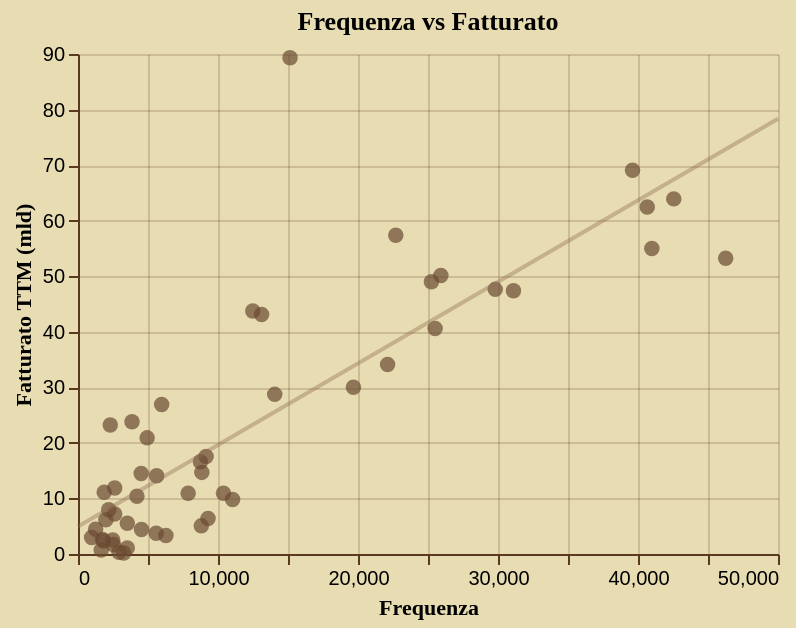

Vega-Lite specification for this chart:
### Vega-Lite specification from a JSON file in a GitHub repository (floating-point values rounded to 4 significant figures)
{"config": {"background": "#e8ddb2", "view": {"stroke": "transparent", "width": 350, "height": 250}, "axis": {"domainColor": "#5a3921", "gridColor": "#5a3921", "gridOpacity": 0.2, "tickColor": "#5a3921", "labelColor": "black", "titleColor": "black", "titleFont": "EB Garamond"}, "legend": {"labelColor": "black", "titleColor": "black", "labelFont": "EB Garamond", "titleFont": "EB Garamond"}, "title": {"color": "black", "font": "EB Garamond"}, "mark": {"color": "#6b4a32", "opacity": 0.8}, "bar": {"color": "#6b4a32", "opacity": 0.8}, "line": {"color": "#6b4a32", "opacity": 0.8}, "area": {"color": "#6b4a32", "opacity": 0.8}, "point": {"color": "#6b4a32", "opacity": 0.8}}, "layer": [{"mark": {"type": "circle", "opacity": 0.7, "size": 60}, "encoding": {"tooltip": [{"field": "tag_name", "title": "Azienda", "type": "nominal"}, {"field": "tag_freq", "format": ",", "title": "Articoli", "type": "quantitative"}, {"field": "revenue_ttm", "format": ",.1f", "title": "Fatturato TTM (mld)", "type": "quantitative"}], "x": {"field": "tag_freq", "title": "Frequenza", "type": "quantitative"}, "y": {"field": "revenue_ttm", "title": "Fatturato TTM (mld)", "type": "quantitative"}}, "title": "Frequenza vs Fatturato"}, {"mark": {"type": "line", "color": "#8e6d54", "opacity": 0.4}, "encoding": {"x": {"field": "tag_freq", "type": "quantitative"}, "y": {"field": "revenue_ttm", "type": "quantitative"}}, "transform": [{"on": "tag_freq", "regression": "revenue_ttm", "extent": [0, 50000]}]}], "data": {"name": "data-9456ef803b7d16f7b25e3614ceeb1ac5"}, "height": 250, "width": 350, "$schema": "https://vega.github.io/schema/vega-lite/v5.20.1.json", "datasets": {"data-9456ef803b7d16f7b25e3614ceeb1ac5": [{"tag_name": "Johnson & Johnson", "revenue_ttm": 89.33, "tag_freq": 15140.0}, {"tag_name": "Roche", "revenue_ttm": 69.08, "tag_freq": 39610.0}, {"tag_name": "Merck", "revenue_ttm": 63.92, "tag_freq": 42560.0}, {"tag_name": "Pfizer", "revenue_ttm": 62.46, "tag_freq": 40660.0}, {"tag_name": "AbbVie", "revenue_ttm": 57.37, "tag_freq": 22700.0}, {"tag_name": "AstraZeneca", "revenue_ttm": 54.98, "tag_freq": 40990.0}, {"tag_name": "Novartis", "revenue_ttm": 53.22, "tag_freq": 46260.0}, {"tag_name": "Bayer", "revenue_ttm": 50.13, "tag_freq": 25920.0}, {"tag_name": "Eli Lilly", "revenue_ttm": 49.0, "tag_freq": 25240.0}, {"tag_name": "Bristol-Myers Squibb", "revenue_ttm": 47.64, "tag_freq": 29800.0}, {"tag_name": "Sanofi", "revenue_ttm": 47.4, "tag_freq": 31100.0}, {"tag_name": "Novo Nordisk", "revenue_ttm": 43.73, "tag_freq": 12480.0}, {"tag_name": "Abbott", "revenue_ttm": 43.11, "tag_freq": 13120.0}, {"tag_name": "GlaxoSmithKline", "revenue_ttm": 40.59, "tag_freq": 25510.0}, {"tag_name": "Amgen", "revenue_ttm": 34.13, "tag_freq": 22110.0}, {"tag_name": "Takeda Pharmaceutical", "revenue_ttm": 30.01, "tag_freq": 19670.0}, {"tag_name": "Gilead Sciences", "revenue_ttm": 28.73, "tag_freq": 14050.0}, {"tag_name": "Siemens Healthcare", "revenue_ttm": 26.91, "tag_freq": 5976.0}, {"tag_name": "Fresenius", "revenue_ttm": 23.81, "tag_freq": 3859.0}, {"tag_name": "Stryker", "revenue_ttm": 23.22, "tag_freq": 2306.0}, {"tag_name": "Philips", "revenue_ttm": 20.91, "tag_freq": 4939.0}, {"tag_name": "Boston Scientific", "revenue_ttm": 17.55, "tag_freq": 9150.0}, {"tag_name": "Teva Pharmaceutical Industries", "revenue_ttm": 16.61, "tag_freq": 8748.0}, {"tag_name": "CSL", "revenue_ttm": 14.69, "tag_freq": 8845.0}, {"tag_name": "Otsuka Holdings", "revenue_ttm": 14.48, "tag_freq": 4514.0}, {"tag_name": "Regeneron Pharmaceuticals", "revenue_ttm": 14.09, "tag_freq": 5615.0}, {"tag_name": "Baxter", "revenue_ttm": 11.89, "tag_freq": 2623.0}, {"tag_name": "Vertex Pharmaceuticals", "revenue_ttm": 11.1, "tag_freq": 1871.0}, {"tag_name": "Astellas", "revenue_ttm": 10.95, "tag_freq": 7867.0}, {"tag_name": "Daiichi Sankyō", "revenue_ttm": 10.94, "tag_freq": 10390.0}, {"tag_name": "Sandoz Group", "revenue_ttm": 10.38, "tag_freq": 4209.0}, {"tag_name": "Biogen", "revenue_ttm": 9.816, "tag_freq": 11040.0}, {"tag_name": "Grifols", "revenue_ttm": 7.961, "tag_freq": 2194.0}, {"tag_name": "Chugai Pharmaceutical", "revenue_ttm": 7.196, "tag_freq": 2619.0}, {"tag_name": "UCB", "revenue_ttm": 6.402, "tag_freq": 9289.0}, {"tag_name": "Sun Pharmaceutical", "revenue_ttm": 6.15, "tag_freq": 1989.0}, {"tag_name": "Edwards Lifesciences", "revenue_ttm": 5.539, "tag_freq": 3521.0}, {"tag_name": "Eisai", "revenue_ttm": 5.064, "tag_freq": 8808.0}, {"tag_name": "Galderma Group", "revenue_ttm": 4.44, "tag_freq": 1257.0}, {"tag_name": "Incyte", "revenue_ttm": 4.413, "tag_freq": 4535.0}, {"tag_name": "Ipsen", "revenue_ttm": 3.72, "tag_freq": 5587.0}, {"tag_name": "Lundbeck", "revenue_ttm": 3.317, "tag_freq": 6280.0}, {"tag_name": "BioNTech", "revenue_ttm": 2.961, "tag_freq": 974.0}, {"tag_name": "Celltrion", "revenue_ttm": 2.601, "tag_freq": 1758.0}, {"tag_name": "Swedish Orphan Biovitrum (Sobi)", "revenue_ttm": 2.513, "tag_freq": 2480.0}, {"tag_name": "Alnylam Pharmaceuticals", "revenue_ttm": 2.348, "tag_freq": 1823.0}, {"tag_name": "Orion Pharma", "revenue_ttm": 1.713, "tag_freq": 2521.0}, {"tag_name": "Almirall", "revenue_ttm": 1.101, "tag_freq": 3518.0}, {"tag_name": "Ionis", "revenue_ttm": 0.7173, "tag_freq": 1658.0}, {"tag_name": "Galapagos NV", "revenue_ttm": 0.3099, "tag_freq": 2927.0}, {"tag_name": "PharmaMar", "revenue_ttm": 0.1892, "tag_freq": 3260.0}]}}
